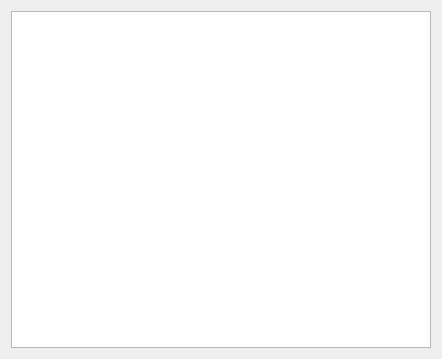
<?xml version="1.0" encoding="UTF-8"?>
<ui version="4.0">
 <class>LogWindow</class>
 <widget class="QWidget" name="LogWindow">
  <property name="windowModality">
   <enum>Qt::NonModal</enum>
  </property>
  <property name="geometry">
   <rect>
    <x>0</x>
    <y>0</y>
    <width>442</width>
    <height>359</height>
   </rect>
  </property>
  <property name="windowTitle">
   <string>Logs</string>
  </property>
  <layout class="QGridLayout" name="gridLayout">
   <item row="0" column="0">
    <widget class="QListWidget" name="listWidget">
     <property name="font">
      <font>
       <family>Lucida Sans Typewriter</family>
       <pointsize>8</pointsize>
      </font>
     </property>
    </widget>
   </item>
  </layout>
 </widget>
 <resources/>
 <connections/>
</ui>
